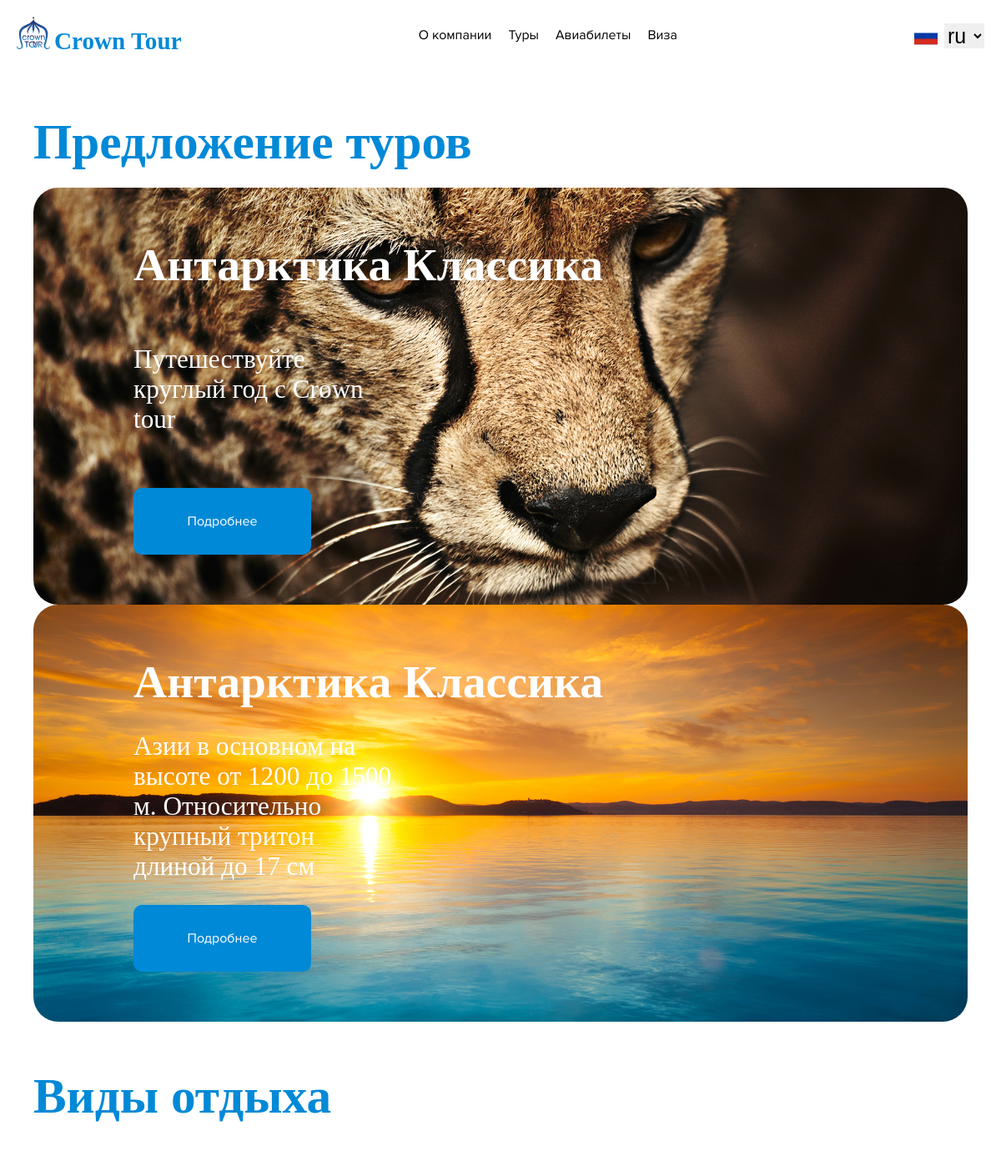
The app's page / (upper part), older data.
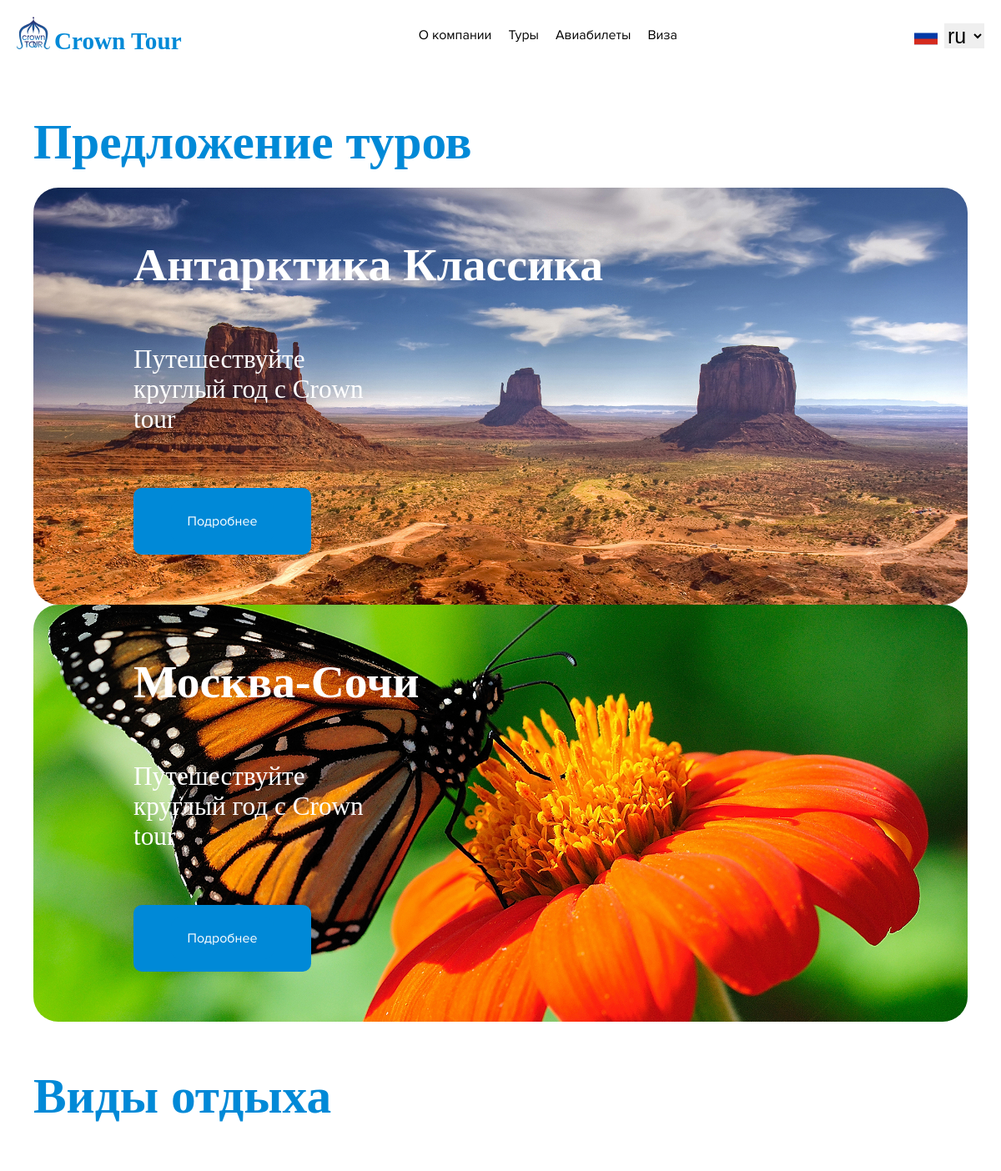
The same page, newer data.
### turs/models.py (models this page shows, shortened)
class Turs_obj(models.Model):
    TURS_TAYP = [
        ("Пляжный","Пляжный"),
        ("Национальный","Национальный"),
        ("Шоппинг","Шоппинг"),
        ("Экскурсии","Экскурсии"),
        ("Экстремальный","Экстремальный"),
        ("Горные лыжи","Горные лыжи"),
    ]
    type_turs = models.CharField(max_length=100, choices=TURS_TAYP)
    premium_comment = models.CharField('Описание уникального тура' , max_length=200)
    adout_comment = models.CharField('Примечание к туру' , max_length=200)
    premium = models.BooleanField('уникальный тур')
    img_tur = models.ImageField(upload_to='media/')
    name_tur = models.CharField('Название тура', max_length=250)
    season = models.CharField('Сезон', max_length=250)
    how_many_days = models.DecimalField('Сколько дней',  max_digits=20, decimal_places=0)
    how_many_nights = models.DecimalField('Сколько ночей', max_digits=20, decimal_places=0)
    create_day = models.DateField('день создания тура', default=date.today)
    duration_tur = models.DecimalField('длительность тура', max_digits=20, decimal_places=0)
    price = models.CharField('цена тура',max_length=250)
    arrival_day = models.DateField('прилёт')
    departure_day = models.DateField('вылет')
    comment_turs = models.TextField('Описание тура')
    hotel_name = models.CharField('название отеля', max_length=255)
    hotel_eat = models.CharField('Питание', max_length=255)
    hotel_number = models.CharField('Номер отеля', max_length=255)
    arrival_city = models.CharField('c какого города вылет', max_length=255)
    departure_city = models.CharField('в какой город прилёт', max_length=255)
    YesServices = models.ManyToManyField(IncludedPrice, verbose_name='Включено в стоимость:', related_name='NoIncludedPrice', null=True, blank=True)
    NoServices = models.ManyToManyField(IncludedPrice, verbose_name='Не включено в стоимость:', related_name='YesIncludedPrice', null=True, blank=True)
    tru_io = models.ManyToManyField(TourPlan, verbose_name='План тура', related_name='tru_io_pla', null=True, blank=True)
    class Meta:
        verbose_name = 'Тур'
        verbose_name_plural = 'Туры'

### main/views.py (the view)
# urls.py: path('', views.index, name='flights'),
def index(request):
    arr = Turs_obj.objects.all()
    return render(request, 'main/index.html', {'arr': arr})

### main/templates/main/index.html (shortened to what this page needs)
{% extends 'main/layout.html' %}
{% load static %}
{% load i18n %}
{% block style %}
<link rel="stylesheet" href="{% static 'main/scss/index.css' %}">
{% endblock %}
{% block content %}
<section class="head">
    <div class="cont">
        <h1 class="mytext">{% trans 'Предложение туров' %}</h1>
        <div class="box">
            <div class="swiper mySwiper">
                <div class="swiper-wrapper">
                    {% for item in arr %}
                        {% if item.premium == True %}
                        <div class="swiper-slide">
                            <div class="block">
                                <div class="text">
                                    <h2>{{item.name_tur}}</h2>
                                    <p style="width: 320px;">
                                        {{item.premium_comment}}
                                    </p>
                                    <div class="gde">
                                        <button class="btn_all"><a href="{% url 'state-detail' item.id %}" style="text-decoration: none;" class="btn_all">Подробнее</a></button>
                                    </div>
                                </div>
                                <img src="media/{{item.img_tur}}" alt="">
                            </div>
                        </div>
                        {% endif %}
                    {% endfor %}
                </div>
            </div>
        </div>
    </div>
</section>
<section class="rest" data-aos="zoom-out-up">
    <div class="cont">
        <h1 class="mytext">{% trans 'Виды отдыха' %}</h1>
        <div class="items">
        </div>
    </div>
</section>
{% endblock %}

### main/templates/main/layout.html (shortened to what this page needs)
{% load static %}
{% load i18n %}
<!DOCTYPE html>
<html lang="en">
<head>
    <link rel="stylesheet" href="https://cdn.jsdelivr.net/npm/swiper@10/swiper-bundle.min.css" />
    <link href="https://unpkg.com/aos@2.3.1/dist/aos.css" rel="stylesheet">
    <link rel="stylesheet" href="{% static 'main/scss/fonts.css' %}">
    {% block style %}{% endblock %}
    <link rel="stylesheet" href="{% static 'main/scss/layout.css' %}">
</head>
<body>
    <header>
        <nav>
            <ul>
                <a href="{% url 'home' %}"><img class="icons" src="{% static 'main/img/logo_crown.svg' %}" alt="">{% trans 'Crown Tour' %}</a>
            </ul>
            <ul>
                <a href="{% url 'companyHome' %}">{% trans 'О компании' %}</a>
                <a href="{% url 'turs' %}">{% trans 'Туры' %}</a>
                <a href="{% url 'flights' %}">{% trans 'Авиабилеты' %}</a>
                <a href="{% url 'visa' %}">{% trans 'Виза' %}</a>
            </ul>
            <ul>
                {% get_current_language as LANGUAGE_CODE %}
                    {% if LANGUAGE_CODE == 'ru' %}
                        <img src="{% static 'main/img/Russia.svg' %}" alt="">
                    {% endif %}
                <select name="" id="translater">
                    {% get_current_language as LANGUAGE_CODE %}
                    <option style="display: none;" disabled selected>{{ LANGUAGE_CODE }}</option>
                </select>
            </ul>
        </nav>
    </header>
    <main>
        {% block content %}
        {% endblock %}
    </main>
</body>
</html>

### main/templates/main/leng.html (shortened to what this page needs)
{% load static %}
{% load i18n %}

### static/main/scss/index.css (style rules this page uses)
.btn_all { display: flex; justify-content: center; align-items: center; padding: 15px 20px; gap: 10px; border-radius: 10px; background: #0089D7; border: 0; color: #FFF; font-family: Proxima Nova; font-size: 16px; font-style: normal; font-weight: 400; line-height: normal; }
.head { margin-top: 50px; }
.head h1 { margin-bottom: 20px; }
.head .box .swiper { width: 100%; }
.head .box .swiper .swiper-wrapper { width: 100%; }
.head .box .swiper .swiper-wrapper .swiper-slide { width: 100%; }
.head .box .swiper .swiper-wrapper .swiper-slide .block { height: 500px; position: relative; overflow: hidden; }
.head .box .swiper .swiper-wrapper .swiper-slide .block .text { position: relative; z-index: 1; color: #fff; padding: 60px 120px; height: 100%; display: flex; justify-content: space-between; align-items: start; flex-direction: column; }
.head .box .swiper .swiper-wrapper .swiper-slide .block .text h2 { color: #FFF; font-family: Kreadon; font-size: 55.619px; font-style: normal; font-weight: 700; line-height: normal; }
.head .box .swiper .swiper-wrapper .swiper-slide .block .text p { color: #FFF; font-family: Kreadon; font-size: 31.277px; font-style: normal; font-weight: 500; line-height: normal; }
.head .box .swiper .swiper-wrapper .swiper-slide .block .text button { width: 213px; }
.head .box .swiper .swiper-wrapper .swiper-slide .block img { position: absolute; width: 100%; height: 100%; border-radius: 30px; -o-object-fit: cover; object-fit: cover; -o-object-position: center; object-position: center; top: 0; left: 0; }
.rest { margin-top: 55px; }
.rest .items { display: flex; justify-content: center; align-items: center; gap: 30px; padding: 58px 0; flex-wrap: wrap; }

### static/main/scss/layout.css (style rules this page uses)
* { margin: 0; padding: 0; box-sizing: border-box; transition: all 0.3s; }
section[data-aos=zoom-out-up] { transition: all 1s !important; }
section { scroll-margin-top: 100px; }
#translater { font-size: 25px; }
.cont { max-width: 1440px; margin: 0 auto; padding: 0 10px; width: 95%; }
main { overflow: hidden; }
.mytext { color: #0089d7; font-family: Kreadon; font-size: 59.355px; font-style: normal; font-weight: 700; line-height: normal; }
header nav { display: flex; justify-content: space-between; align-items: center; max-width: 1440px; padding: 20px; margin: 0 auto; }
header nav ul:nth-child(1) a { color: #0089d7; font-family: Kreadon; font-size: 29.179px; font-style: normal; font-weight: 700; line-height: normal; text-decoration: none; white-space: nowrap; }
header nav ul:nth-child(1) a .icons { width: 40px; margin-right: 5px; }
header nav ul:nth-child(2) { display: flex; justify-content: center; align-items: center; gap: 20px; }
header nav ul:nth-child(2) a { text-decoration: none; color: #000; font-family: Proxima Nova; font-size: 16px; font-weight: 400; line-height: 19px; letter-spacing: 0em; text-align: left; }
header nav ul:nth-child(3) { display: flex; justify-content: center; align-items: center; gap: 8px; }
header nav ul:nth-child(3) img { width: 28px; }
header nav ul:nth-child(3) select { border: 0; outline: none; }

Row changes from the older to the newer data that the page shows:
removed Turs_obj: name_tur "Антарктика Классика", premium_comment "Путешествуйте круглый год с Crown tour", img_tur (picture)
removed Turs_obj: name_tur "Антарктика Классика", premium_comment "Азии в основном на высоте от 1200 до 1500 м. Относительно крупный тритон длиной до 17 см", img_tur (picture)
now on this page (row edited): Turs_obj: name_tur "Антарктика Классика", premium_comment "Путешествуйте круглый год с Crown tour", img_tur (picture)
added Turs_obj: name_tur "Москва-Сочи", premium_comment "Путешествуйте круглый год с Crown tour", img_tur (picture)
